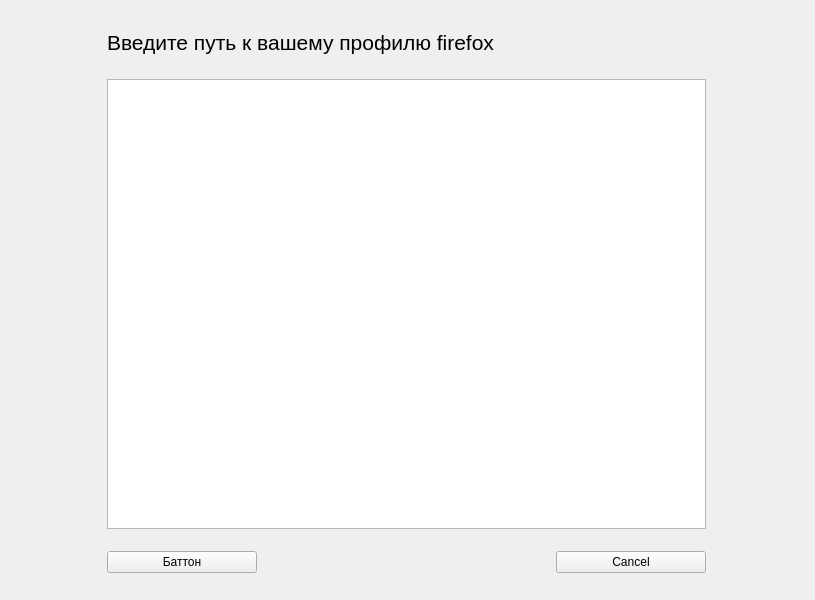
<?xml version="1.0" encoding="UTF-8"?>
<ui version="4.0">
 <class>Widget</class>
 <widget class="QWidget" name="Widget">
  <property name="geometry">
   <rect>
    <x>0</x>
    <y>0</y>
    <width>815</width>
    <height>600</height>
   </rect>
  </property>
  <property name="cursor">
   <cursorShape>PointingHandCursor</cursorShape>
  </property>
  <property name="windowTitle">
   <string>Widget</string>
  </property>
  <layout class="QGridLayout" name="gridLayout">
   <item row="0" column="1">
    <widget class="QLabel" name="label">
     <property name="maximumSize">
      <size>
       <width>16777215</width>
       <height>30</height>
      </size>
     </property>
     <property name="font">
      <font>
       <pointsize>16</pointsize>
      </font>
     </property>
     <property name="frameShape">
      <enum>QFrame::NoFrame</enum>
     </property>
     <property name="text">
      <string>Введите путь к вашему профилю firefox</string>
     </property>
     <property name="textFormat">
      <enum>Qt::AutoText</enum>
     </property>
     <property name="alignment">
      <set>Qt::AlignCenter</set>
     </property>
    </widget>
   </item>
   <item row="4" column="2">
    <widget class="QPushButton" name="pushButton_3">
     <property name="maximumSize">
      <size>
       <width>150</width>
       <height>16777215</height>
      </size>
     </property>
     <property name="text">
      <string>Cancel</string>
     </property>
    </widget>
   </item>
   <item row="1" column="0">
    <spacer name="horizontalSpacer">
     <property name="orientation">
      <enum>Qt::Horizontal</enum>
     </property>
     <property name="sizeType">
      <enum>QSizePolicy::Fixed</enum>
     </property>
     <property name="sizeHint" stdset="0">
      <size>
       <width>40</width>
       <height>20</height>
      </size>
     </property>
    </spacer>
   </item>
   <item row="1" column="1" colspan="2">
    <widget class="QTreeView" name="treeView">
     <property name="sizePolicy">
      <sizepolicy hsizetype="Expanding" vsizetype="Expanding">
       <horstretch>0</horstretch>
       <verstretch>0</verstretch>
      </sizepolicy>
     </property>
     <property name="minimumSize">
      <size>
       <width>100</width>
       <height>100</height>
      </size>
     </property>
     <property name="maximumSize">
      <size>
       <width>16777215</width>
       <height>450</height>
      </size>
     </property>
     <property name="cursor" stdset="0">
      <cursorShape>PointingHandCursor</cursorShape>
     </property>
     <property name="toolTip">
      <string>&lt;html&gt;&lt;head/&gt;&lt;body&gt;&lt;p align=&quot;center&quot;&gt;&lt;span style=&quot; font-size:20pt; font-weight:700; color:#1fb350;&quot;&gt;Пососи&lt;/span&gt;&lt;/p&gt;&lt;/body&gt;&lt;/html&gt;</string>
     </property>
     <property name="whatsThis">
      <string comment="Лучше так не делать" extracomment="Закрой это окно">&lt;html&gt;&lt;head/&gt;&lt;body&gt;&lt;p&gt;&lt;span style=&quot; font-size:26pt; font-weight:700; color:#ff0000;&quot;&gt;Hooeta&lt;/span&gt;&lt;/p&gt;&lt;/body&gt;&lt;/html&gt;</string>
     </property>
     <property name="layoutDirection">
      <enum>Qt::LeftToRight</enum>
     </property>
     <property name="frameShadow">
      <enum>QFrame::Plain</enum>
     </property>
    </widget>
   </item>
   <item row="1" column="3">
    <spacer name="horizontalSpacer_2">
     <property name="orientation">
      <enum>Qt::Horizontal</enum>
     </property>
     <property name="sizeType">
      <enum>QSizePolicy::Fixed</enum>
     </property>
     <property name="sizeHint" stdset="0">
      <size>
       <width>40</width>
       <height>20</height>
      </size>
     </property>
    </spacer>
   </item>
   <item row="4" column="1">
    <widget class="QPushButton" name="pushButton">
     <property name="maximumSize">
      <size>
       <width>150</width>
       <height>16777215</height>
      </size>
     </property>
     <property name="sizeIncrement">
      <size>
       <width>0</width>
       <height>0</height>
      </size>
     </property>
     <property name="text">
      <string>Баттон</string>
     </property>
    </widget>
   </item>
  </layout>
 </widget>
 <resources/>
 <connections/>
</ui>
